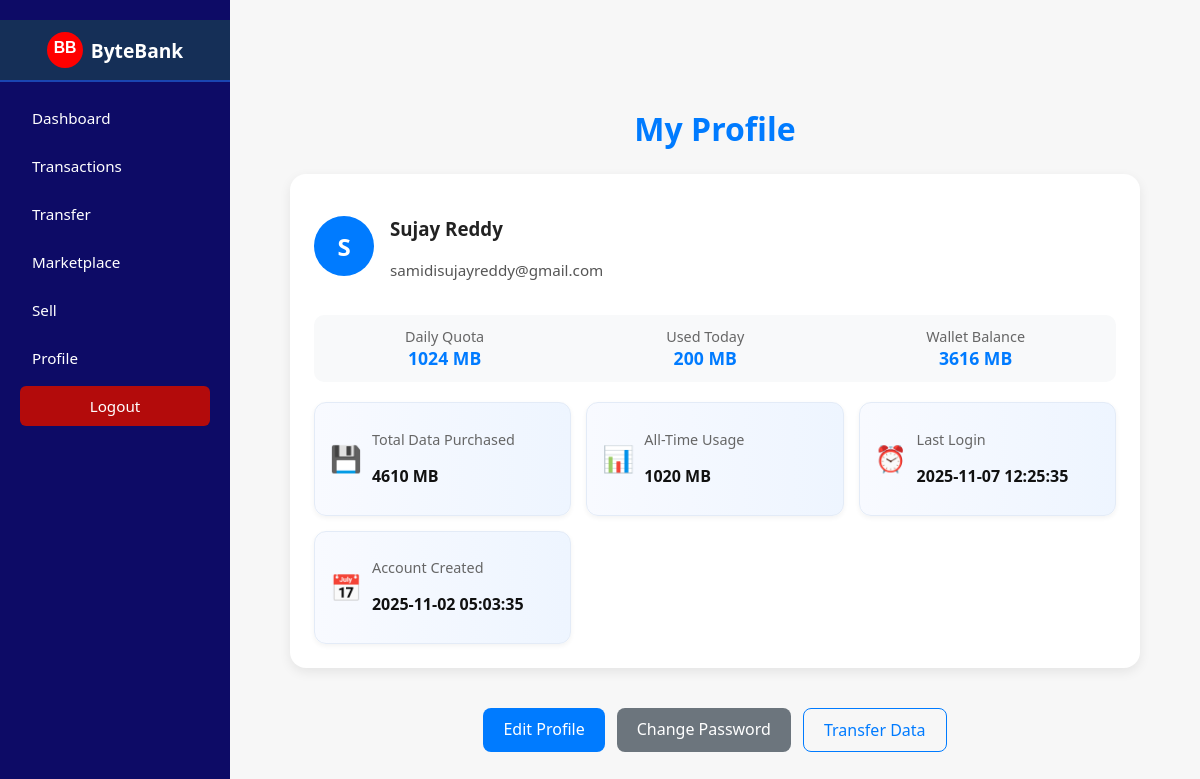
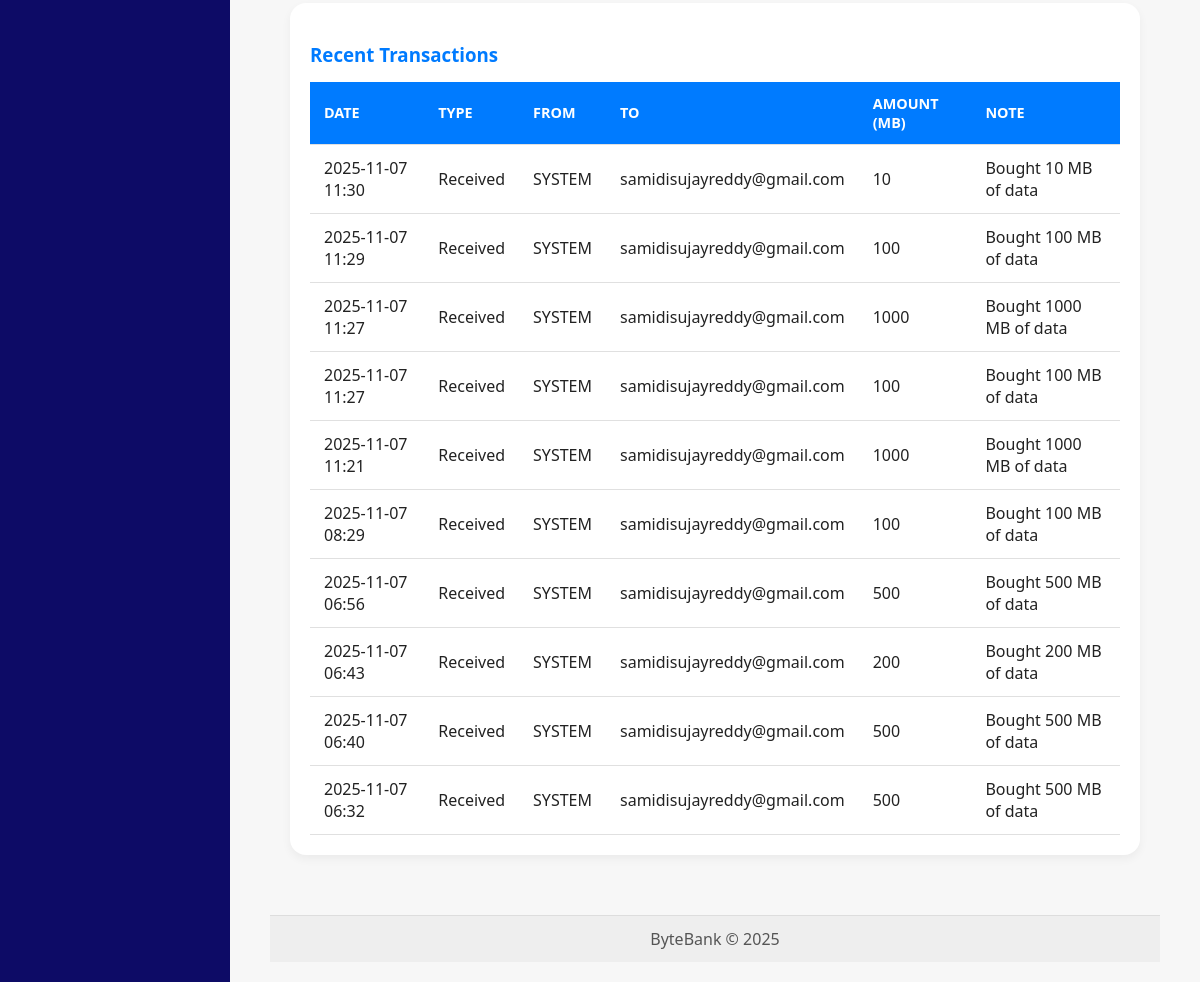
The app's page /profile (signed in), older data (2 pictures, top to bottom).
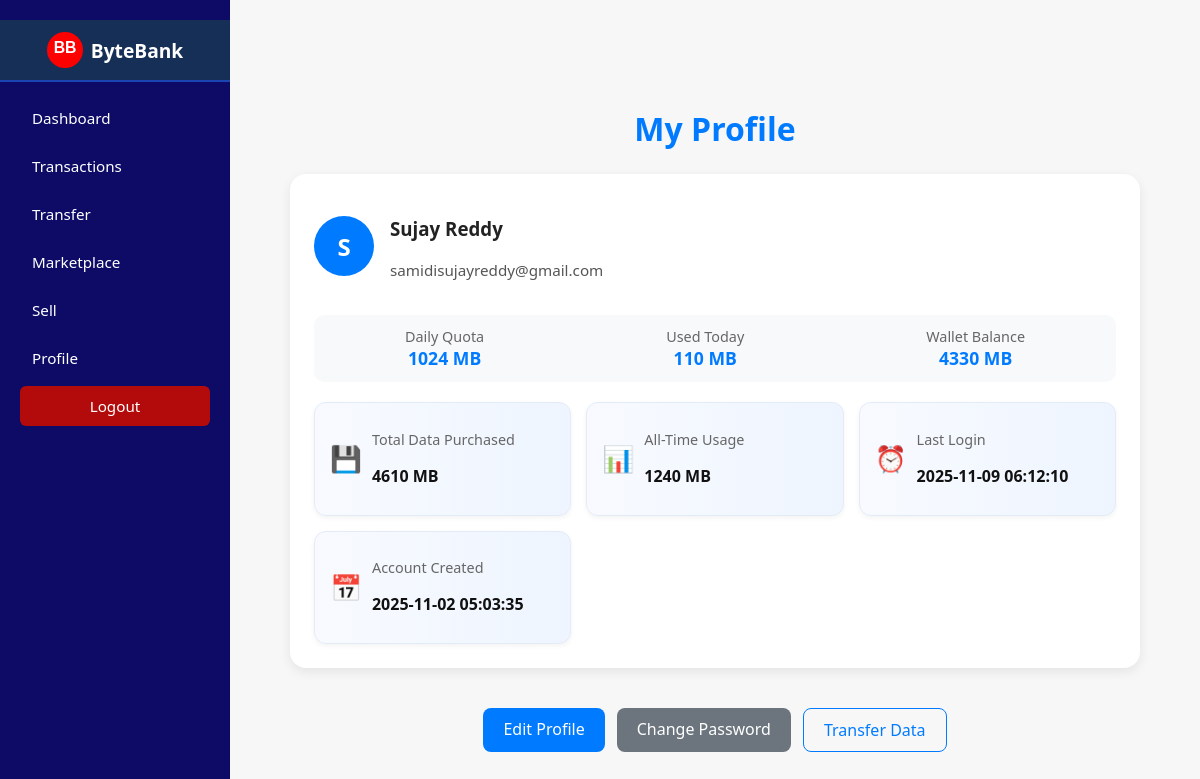
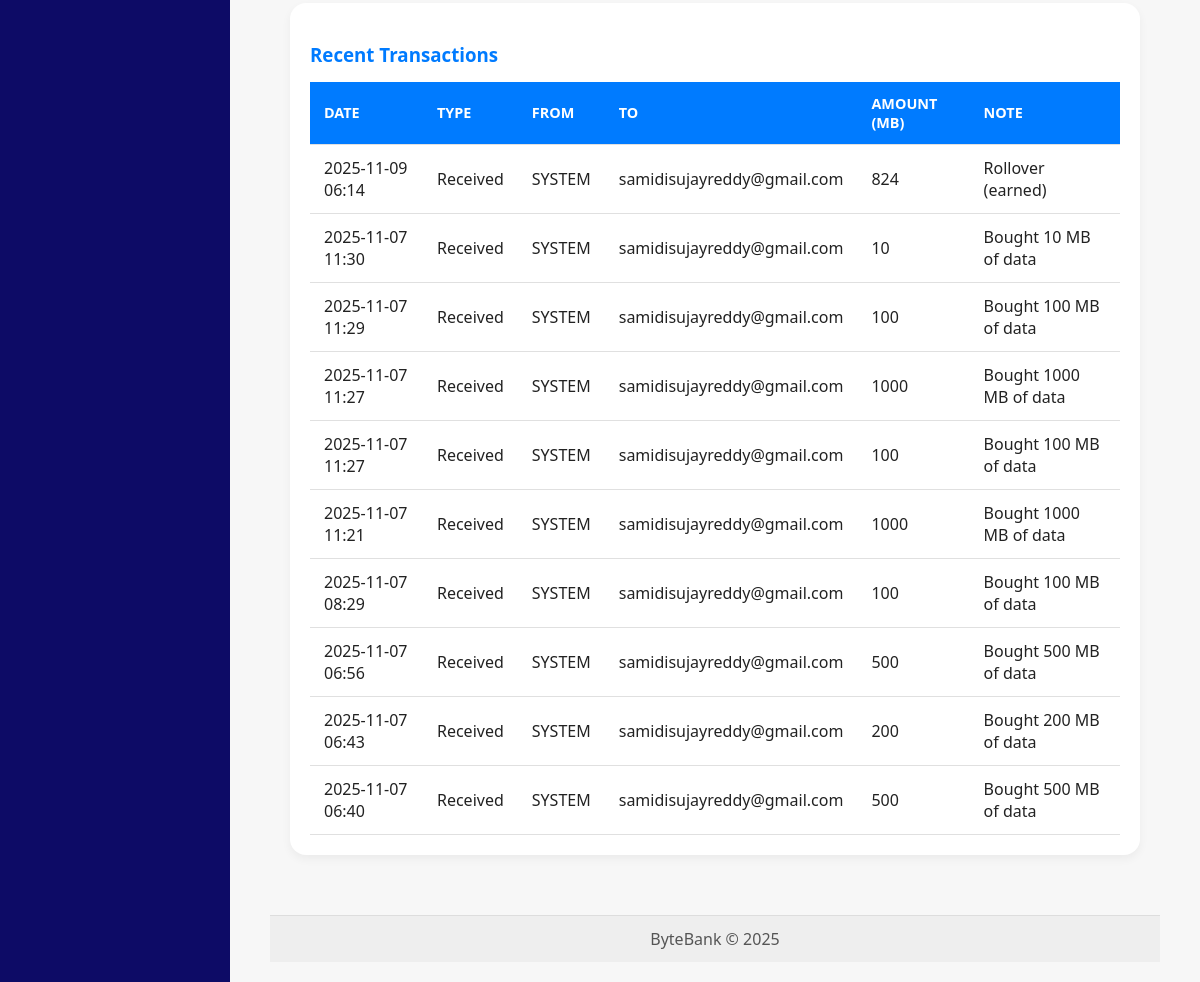
The same page, newer data (2 pictures, top to bottom).
### app.py (models this page shows, shortened)
class User(db.Model):
    id = db.Column(db.Integer, primary_key=True)
    name = db.Column(db.String(120), nullable=False)
    email = db.Column(db.String(150), unique=True, nullable=False)
    password_hash = db.Column(db.String(200), nullable=False)
    daily_quota_mb = db.Column(db.Integer, default=1024)  # default 1GB/day in MB
    used_today_mb = db.Column(db.Integer, default=0)
    total_used_mb = db.Column(db.Integer, default=0) #cumulative all-time usage
    last_usage_date = db.Column(db.Date, nullable=True)
    is_admin = db.Column(db.Boolean, default=False)
    created_at = db.Column(db.DateTime, default=datetime.utcnow)
    last_login = db.Column(db.DateTime)
    wallet = db.relationship('DataWallet', uselist=False, back_populates='user')
    sent_transactions = db.relationship('Transaction', back_populates='sender', foreign_keys='Transaction.sender_id')
    received_transactions = db.relationship('Transaction', back_populates='receiver', foreign_keys='Transaction.receiver_id')

class DataWallet(db.Model):
    id = db.Column(db.Integer, primary_key=True)
    user_id = db.Column(db.Integer, db.ForeignKey('user.id'), unique=True, nullable=False)
    balance_mb = db.Column(db.Integer, default=0)  # stored in MB
    total_purchased_mb = db.Column(db.Integer,default=0)
    total_used_mb = db.Column(db.Integer, default=0)
    created_at = db.Column(db.DateTime, default=datetime.utcnow)
    user = db.relationship('User', back_populates='wallet')

class Transaction(db.Model):
    id = db.Column(db.Integer, primary_key=True)
    sender_id = db.Column(db.Integer, db.ForeignKey('user.id'), nullable=True)
    receiver_id = db.Column(db.Integer, db.ForeignKey('user.id'), nullable=True)
    amount_mb = db.Column(db.Integer, nullable=False)
    timestamp = db.Column(db.DateTime, default=datetime.utcnow)
    note = db.Column(db.String(250), nullable=True)
    sender = db.relationship('User', back_populates='sent_transactions', foreign_keys=[sender_id])
    receiver = db.relationship('User', back_populates='received_transactions', foreign_keys=[receiver_id])

### app.py (the view)
@app.route('/profile')
def profile():
    user = current_user()
    if not user:
        flash("Please login to view your profile.", "error")
        return redirect(url_for('login'))
    wallet = ensure_wallet(user)
    total_all_time = user.total_used_mb or 0
    transactions = (
        Transaction.query.options(
            joinedload(Transaction.sender),
            joinedload(Transaction.receiver)
        )
        .filter((Transaction.sender_id == user.id) | (Transaction.receiver_id == user.id))
        .order_by(Transaction.timestamp.desc())
        .limit(10)
        .all()
    )
    print(f"[DEBUG PROFILE] Wallet balance: {wallet.balance_mb}, Wallet used: {wallet.total_used_mb}")
    print(f"[DEBUG PROFILE] Total All-Time Usage: {total_all_time}")
    return render_template(
        'profile.html',
        user=user,
        wallet=wallet,
        total_all_time=total_all_time,
        transactions=transactions
    )

### app.py (called while the page is built)
def current_user():
    user_id = session.get('user_id')
    if not user_id:
        return None
    return User.query.get(user_id)

def ensure_wallet(user):
    if not user.wallet:
        wallet = DataWallet(user_id=user.id, balance_mb=0)
        db.session.add(wallet)
        db.session.commit()
        return wallet
    return user.wallet

@app.context_processor
def inject_now():
    return {'datetime': datetime}

### templates/profile.html (shortened to what this page needs)
{% extends "layout.html" %}
{% block content %}
<div class="profile-container">
  <h2 class="profile-title">My Profile</h2>
  {% if user %}
    <div class="profile-card">
      <div class="profile-header">
        <div class="profile-avatar">{{ user.name[0]|upper }}</div>
        <div>
          <h3>{{ user.name }}</h3>
          <p class="profile-email">{{ user.email }}</p>
        </div>
      </div>
      <div class="profile-stats">
        <div class="stat-box">
          <span class="stat-label">Daily Quota</span>
          <span class="stat-value">{{ user.daily_quota_mb }} MB</span>
        </div>
        <div class="stat-box">
          <span class="stat-label">Used Today</span>
          <span class="stat-value">{{ user.used_today_mb }} MB</span>
        </div>
        <div class="stat-box">
          <span class="stat-label">Wallet Balance</span>
          <span class="stat-value">{{ user.wallet.balance_mb }} MB</span>
        </div>
      </div>
      <div class="profile-details-grid">
        <div class="detail-box">
          <div class="detail-icon">💾</div>
          <div>
            <p class="detail-label">Total Data Purchased</p>
            <p class="detail-value">{{ user.wallet.total_purchased_mb or 0 }} MB</p>
          </div>
        </div>
        <div class="detail-box">
          <div class="detail-icon">📊</div>
          <div>
            <p class="detail-label">All-Time Usage</p>
            <p class="detail-value">{{ total_all_time }} MB</p>
          </div>
        </div>
        <div class="detail-box">
          <div class="detail-icon">⏰</div>
          <div>
            <p class="detail-label">Last Login</p>
            <p class="detail-value">{{ user.last_login.strftime('%Y-%m-%d %H:%M:%S') if user.last_login else 'Never' }}</p>
          </div>
        </div>
        <div class="detail-box">
          <div class="detail-icon">📅</div>
          <div>
            <p class="detail-label">Account Created</p>
            <p class="detail-value">{{ user.created_at.strftime('%Y-%m-%d %H:%M:%S') if user.created_at else 'Unknown' }}</p>
          </div>
        </div>
      </div>
    </div>
    <div class="profile-actions">
      <a href="{{ url_for('update_profile') }}" class="btn btn-primary">Edit Profile</a>
      <a href="{{ url_for('change_password') }}" class="btn btn-secondary">Change Password</a>
      <a href="{{ url_for('transfer') }}" class="btn btn-outline">Transfer Data</a>
    </div>
    <div class="transactions-section">
      <h3>Recent Transactions</h3>
      {% if transactions %}
        <table class="transactions-table">
          <thead>
            <tr>
              <th>Date</th>
              <th>Type</th>
              <th>From</th>
              <th>To</th>
              <th>Amount (MB)</th>
              <th>Note</th>
            </tr>
          </thead>
          <tbody>
            {% for t in transactions %}
            <tr>
              <td>{{ t.timestamp.strftime('%Y-%m-%d %H:%M') if t.timestamp else 'N/A' }}</td>
              <td>
                {% if t.sender_id == user.id %}
                  Sent
                {% elif t.receiver_id == user.id %}
                  Received
                {% else %}
                  System
                {% endif %}
              </td>
              <td>{{ t.sender.email if t.sender else 'SYSTEM' }}</td>
              <td>{{ t.receiver.email if t.receiver else 'SYSTEM' }}</td>
              <td>{{ t.amount_mb }}</td>
              <td>{{ t.note or '' }}</td>
            </tr>
            {% endfor %}
          </tbody>
        </table>
      {% else %}
        <p class="no-data">No recent transactions found.</p>
      {% endif %}
    </div>
  {% else %}
    <p>Please <a href="{{ url_for('login') }}">login</a> to view your profile.</p>
  {% endif %}
</div>
{% endblock %}

### templates/layout.html (shortened to what this page needs)
<!doctype html>
<html lang="en">
<head>
  <link rel="stylesheet" href="{{ url_for('static', filename='main.css') }}">
</head>
<body>
  <div class="layout">
    <aside class="sidebar">
      <div class="logo-title">
        <svg width="36" height="36" viewBox="0 0 64 64" xmlns="http://www.w3.org/2000/svg">
          <circle cx="32" cy="32" r="32" fill="#ff0000"/>
          <text x="32" y="38" text-anchor="middle" fill="#fff" font-size="28" font-family="Arial, sans-serif" font-weight="bold">BB</text>
        </svg>
        <span>ByteBank</span>
      </div>
      <nav>
        {% if user %}
          <a href="{{ url_for('dashboard') }}">Dashboard</a>
          <a href="{{ url_for('transactions') }}">Transactions</a>
          <a href="{{ url_for('transfer') }}">Transfer</a>
          <a href="{{ url_for('marketplace') }}">Marketplace</a>
          <a href="{{ url_for('sell') }}">Sell</a>
          <a href="{{ url_for('profile') }}">Profile</a>
          <a href="{{ url_for('logout') }}" class="logout-link">Logout</a>
        {% else %}
          <a href="{{ url_for('index') }}">Home</a>
          <a class="btn" href="{{ url_for('login') }}">Login</a>
          <a class="btn" href="{{ url_for('register') }}">Register</a>
        {% endif %}
      </nav>
    </aside>
    <div class="main-content">
      <main class="container">
        {% block content %}{% endblock %}
      </main>
      <footer class="footer">
        <div class="container">
          ByteBank &copy; {{ datetime.utcnow().year }}
        </div>
      </footer>
    </div>
  </div>
</body>
</html>

### static/main.css (style rules this page uses)
body { font-family: 'Segoe UI', Tahoma, sans-serif; margin: 0; background: #f7f7f7; color: #222; display: flex; flex-direction: column; min-height: 100vh; }
.layout { display: flex; min-height: 100vh; }
.sidebar { width: 230px; background-color: #0d0b66; color: white; display: flex; flex-direction: column; padding: 20px 0; position: fixed; height: 100%; top: 0; left: 0; }
.logo-title { display: flex; align-items: center; justify-content: center; background-color: #152f57; color: #fff; padding: 12px; font-size: 1.2rem; font-weight: 600; margin-bottom: 1rem; border-bottom: 2px solid #1a45b2; }
.logo-title svg { margin-right: 8px; }
.sidebar nav { display: flex; flex-direction: column; padding: 0 20px; }
.sidebar nav a { color: #fff; text-decoration: none; padding: 10px 12px; border-radius: 6px; margin-bottom: 8px; font-size: 0.95rem; transition: background 0.2s; }
.logout-link { margin-top: auto; background: #b30b0b; text-align: center; padding: 10px; border-radius: 6px; }
.main-content { margin-left: 230px; flex: 1; display: flex; flex-direction: column; min-height: 100vh; padding: 20px 40px; box-sizing: border-box; }
.footer { background: #eee; color: #555; padding: 12px 0; text-align: center; border-top: 1px solid #ddd; margin-top: auto; }
button, .btn { display: inline-block; margin-top: 10px; padding: 8px 12px; background: #007bff; color: white; border: none; border-radius: 4px; text-decoration: none; cursor: pointer; }
table { width: 100%; border-collapse: collapse; }
table thead th { background: #eee; padding: 8px; text-align: left; }
table td, table th { padding: 8px; border-bottom: 1px solid #ddd; }

### templates/profile.html (style rules this page uses)
.profile-container { max-width: 950px; margin: 40px auto; padding: 20px; }
.profile-title { font-size: 2rem; color: #007bff; margin-bottom: 1.5rem; text-align: center; }
.profile-card { background: #fff; border-radius: 16px; padding: 24px; box-shadow: 0 4px 12px rgba(0,0,0,0.08); margin-bottom: 30px; }
.profile-header { display: flex; align-items: center; margin-bottom: 20px; }
.profile-avatar { width: 60px; height: 60px; background-color: #007bff; color: #fff; border-radius: 50%; display: flex; justify-content: center; align-items: center; font-size: 24px; margin-right: 16px; font-weight: bold; }
.profile-email { color: #555; font-size: 0.95rem; }
.profile-stats { display: flex; justify-content: space-around; background-color: #f8f9fa; border-radius: 10px; padding: 12px 0; margin-bottom: 20px; }
.stat-box { text-align: center; }
.stat-label { display: block; color: #666; font-size: 0.9rem; }
.stat-value { color: #007bff; font-weight: 600; font-size: 1.1rem; }
.profile-details-grid { display: grid; grid-template-columns: repeat(auto-fit, minmax(220px, 1fr)); gap: 15px; margin-top: 15px; }
.detail-box { display: flex; align-items: center; background: linear-gradient(to right, #f8faff, #eef5ff); border: 1px solid #e3ebf7; border-radius: 12px; padding: 12px 15px; box-shadow: 0 2px 5px rgba(0,0,0,0.05); transition: transform 0.2s ease, box-shadow 0.2s ease; }
.detail-icon { font-size: 1.6rem; margin-right: 10px; color: #007bff; }
.detail-label { color: #666; font-size: 0.9rem; }
.detail-value { color: #111; font-weight: 600; font-size: 1rem; }
.profile-actions { display: flex; justify-content: center; gap: 12px; flex-wrap: wrap; margin-bottom: 30px; }
.btn { padding: 10px 20px; border-radius: 8px; font-weight: 500; text-decoration: none; text-align: center; }
.btn-primary { background-color: #007bff; color: white; }
.btn-secondary { background-color: #6c757d; color: white; }
.btn-outline { border: 1px solid #007bff; color: #007bff; background: transparent; }
.transactions-section { background-color: #fff; padding: 20px; border-radius: 16px; box-shadow: 0 4px 10px rgba(0,0,0,0.05); }
.transactions-section h3 { color: #007bff; margin-bottom: 15px; }
.transactions-table { width: 100%; border-collapse: collapse; }
.transactions-table th, .transactions-table td { padding: 12px 14px; border-bottom: 1px solid #e0e0e0; text-align: left; }
.transactions-table th { background-color: #007bff; color: #fff; text-transform: uppercase; font-size: 0.9rem; }

Row changes from the older to the newer data that the page shows:
no longer on this page (row unchanged): Transaction: timestamp "2025-11-07 06:32", shows "Received", sender "SYSTEM", receiver "samidisujayreddy@gmail.com", amount_mb "500", note "Bought 500 MB of data"
changed User "Sujay Reddy": used_today_mb "200" → "110"; total_used_mb "1020" → "1240"; last_login "2025-11-07 12:25:35" → "2025-11-09 06:12:10"
changed DataWallet: wallet.balance_mb "3616" → "4330"
added Transaction: timestamp "2025-11-09 06:14", shows "Received", sender "SYSTEM", receiver "samidisujayreddy@gmail.com", amount_mb "824", note "Rollover (earned)"
